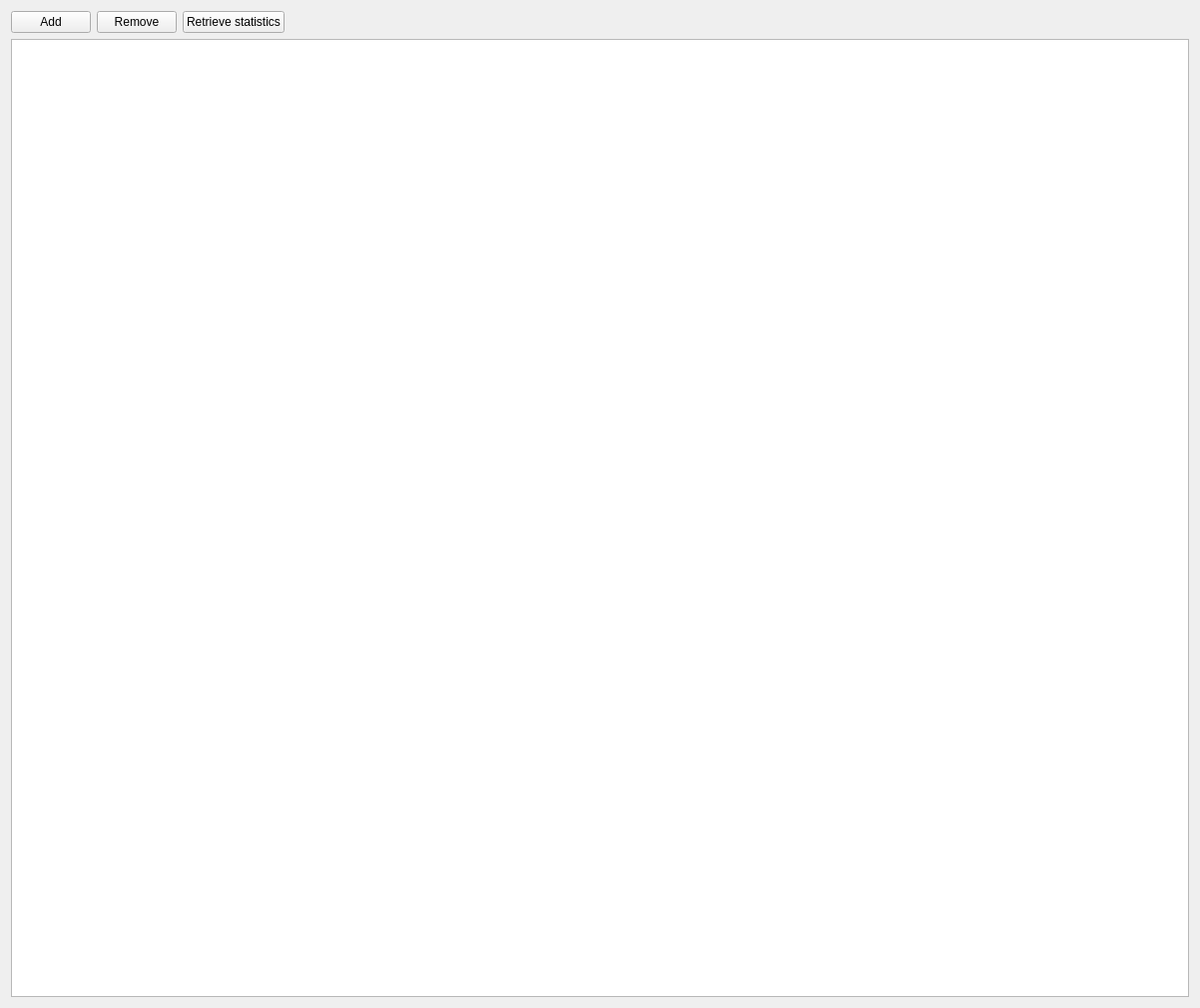
<?xml version="1.0" encoding="UTF-8"?>
<ui version="4.0">
 <class>PaneAccounts</class>
 <widget class="QWidget" name="PaneAccounts">
  <property name="geometry">
   <rect>
    <x>0</x>
    <y>0</y>
    <width>1202</width>
    <height>1010</height>
   </rect>
  </property>
  <property name="windowTitle">
   <string>Form</string>
  </property>
  <layout class="QVBoxLayout" name="verticalLayout">
   <item>
    <layout class="QHBoxLayout" name="horizontalLayout">
     <item>
      <widget class="QPushButton" name="buttonAdd">
       <property name="text">
        <string>Add</string>
       </property>
      </widget>
     </item>
     <item>
      <widget class="QPushButton" name="buttonRemove">
       <property name="text">
        <string>Remove</string>
       </property>
      </widget>
     </item>
     <item>
      <widget class="QPushButton" name="buttonRetrieveStatistics">
       <property name="text">
        <string>Retrieve statistics</string>
       </property>
      </widget>
     </item>
     <item>
      <spacer name="horizontalSpacer">
       <property name="orientation">
        <enum>Qt::Orientation::Horizontal</enum>
       </property>
       <property name="sizeHint" stdset="0">
        <size>
         <width>40</width>
         <height>20</height>
        </size>
       </property>
      </spacer>
     </item>
    </layout>
   </item>
   <item>
    <widget class="QTableView" name="tableViewSocialAccount"/>
   </item>
  </layout>
 </widget>
 <resources/>
 <connections/>
</ui>
